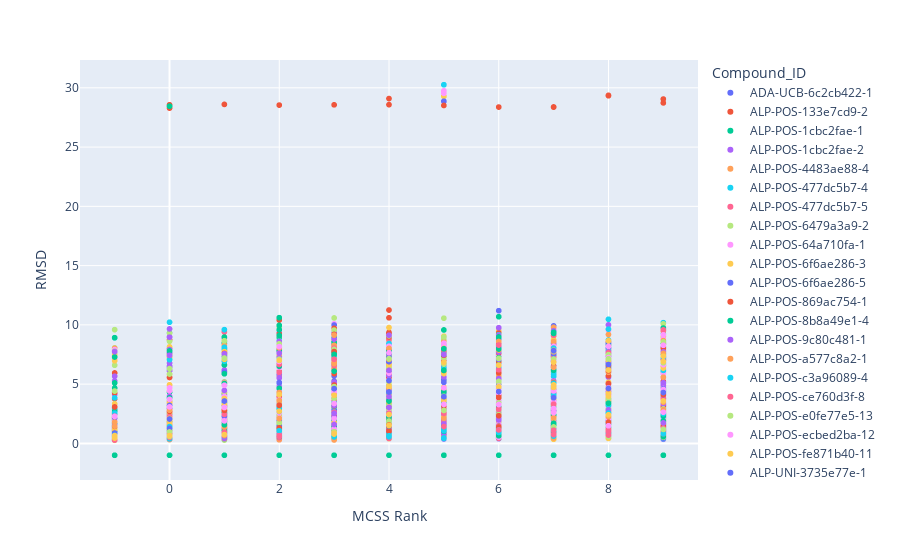

The notebook cell saved with this chart:
### Code cell
ex.scatter(df, x="MCSS Rank", y="RMSD", color="Compound_ID", hover_data=["Crystal ID", "Reference SDF", "Chain ID"])
